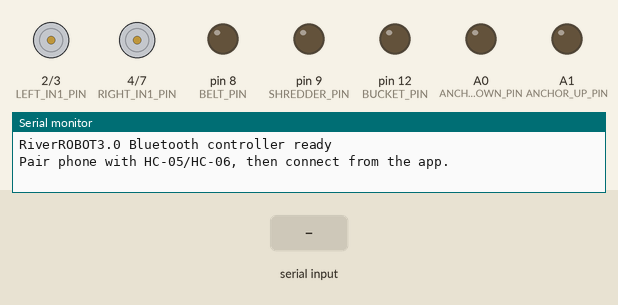
A sketch run on a simulated Arduino Mega 2560, built with avr-gcc and run on an emulated ATmega2560. Shown: motor-driver pin pairs drawn as motors (green arrow = first pin HIGH = forward, orange = second pin HIGH = backward, longer = more drive, scaled by the enable pin), output pins drawn as LEDs (lit = HIGH), the last lines printed to the serial monitor. The test bench sets the inputs (shaded band).

Above: at 1.2 s.
1.3 s: "F" received over Serial
At 2.1 s:
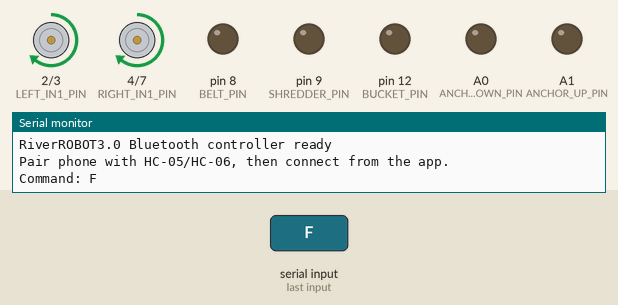
3.8 s: byte 65 ('A') received over Serial
At 4.1 s:
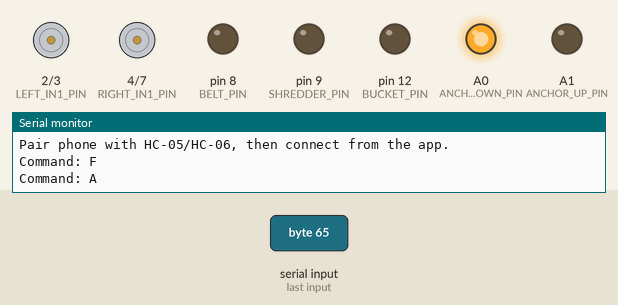
6.0 s: byte 85 ('U') received over Serial
At 6.5 s:
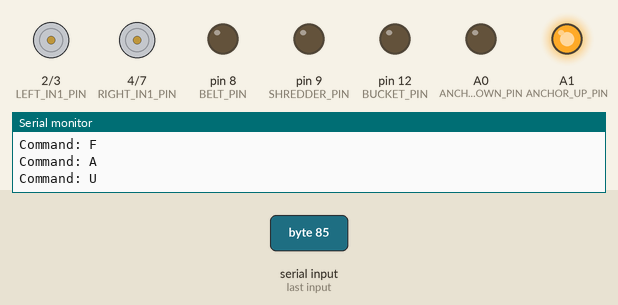
8.2 s: "B" received over the second serial link
At 8.7 s:
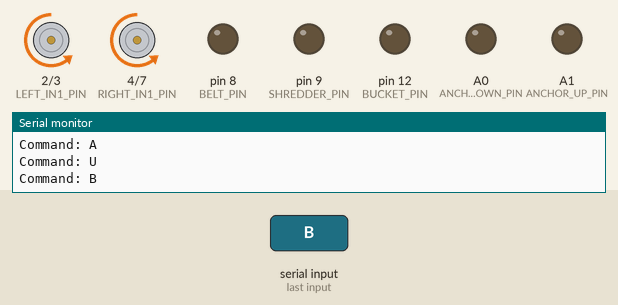
10.7 s: "L" received over Serial
At 11.5 s:
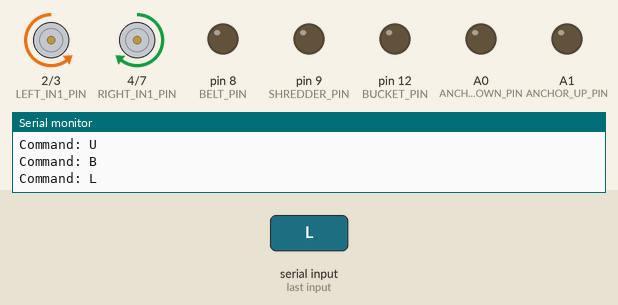
13.2 s: "R" received over the second serial link
At 13.7 s:
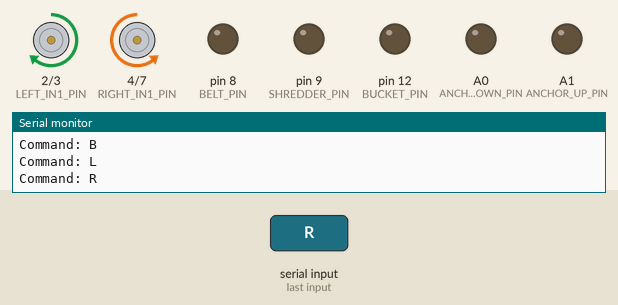
Timing chart, 0 to 16.2 s (numbered marks = the images above; inputs shaded):
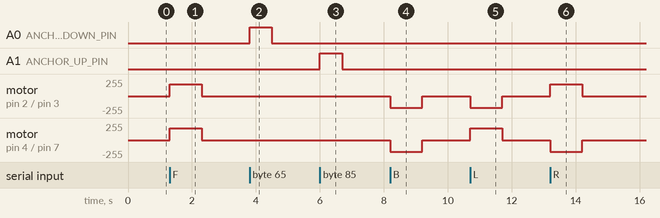

Measured:
- after the input at 1.3 s, motor on pin 2 (LEFT_IN1_PIN) / pin 3 (LEFT_IN2_PIN), motor on pin 4 (RIGHT_IN1_PIN) / pin 7 (RIGHT_IN2_PIN): stopped → forward 178/255 at once, → stopped 1.0 s later
- after the input at 3.8 s, A0 (ANCHOR_DOWN_PIN): LOW → HIGH at once, → LOW 0.70 s later
- after the input at 6.0 s, A1 (ANCHOR_UP_PIN): LOW → HIGH at once, → LOW 0.70 s later
- after the input at 8.2 s, motor on pin 2 (LEFT_IN1_PIN) / pin 3 (LEFT_IN2_PIN), motor on pin 4 (RIGHT_IN1_PIN) / pin 7 (RIGHT_IN2_PIN): stopped → backward 178/255 at once, → stopped 1.0 s later
- after the input at 10.7 s, motor on pin 2 (LEFT_IN1_PIN) / pin 3 (LEFT_IN2_PIN): stopped → backward 178/255 at once, → stopped 1.0 s later; motor on pin 4 (RIGHT_IN1_PIN) / pin 7 (RIGHT_IN2_PIN): stopped → forward 178/255 at once, → stopped 1.0 s later
- after the input at 13.2 s, motor on pin 2 (LEFT_IN1_PIN) / pin 3 (LEFT_IN2_PIN): stopped → forward 178/255 at once, → stopped 1.0 s later; motor on pin 4 (RIGHT_IN1_PIN) / pin 7 (RIGHT_IN2_PIN): stopped → backward 178/255 at once, → stopped 1.0 s later

The sketch:

sketch_may8b.ino
```cpp
/*
  RiverROBOT3.0 Arduino Mega Bluetooth controller

  Commands from the Android app:
    F = forward
    B = backward
    L = turn left
    R = turn right
    S = stop motors
    C = belt ON      c = belt OFF
    H = shredder ON  h = shredder OFF
    K = bucket ON    k = bucket OFF
    A = anchor down
    U = anchor up
    V + byte 0..100 = speed percent

  Bluetooth wiring for Arduino Mega Serial1:
    Bluetooth TXD -> Mega RX1 pin 19
    Bluetooth RXD -> Mega TX1 pin 18 through a voltage divider
    Bluetooth VCC -> correct module power input, usually 5V on HC-05 breakout
    Bluetooth GND -> Mega GND

  Important:
    TX goes to RX, RX goes to TX.
    Arduino pins do not power motors directly. Use motor drivers, relays, or MOSFETs.
*/

const unsigned long COMMAND_TIMEOUT_MS = 1000;
const unsigned long ANCHOR_PULSE_MS = 700;
const unsigned long BLUETOOTH_BAUD = 9600;

// L298N / similar motor driver pins. Change these if your wiring is different.
const byte LEFT_EN_PIN = 5;    // PWM speed pin
const byte LEFT_IN1_PIN = 2;
const byte LEFT_IN2_PIN = 3;
const byte RIGHT_EN_PIN = 6;   // PWM speed pin
const byte RIGHT_IN1_PIN = 4;
const byte RIGHT_IN2_PIN = 7;

// Mechanism outputs. These should drive relays, MOSFETs, or motor-driver inputs.
const byte BELT_PIN = 8;
const byte SHREDDER_PIN = 9;
const byte BUCKET_PIN = 12;
const byte ANCHOR_DOWN_PIN = A0;
const byte ANCHOR_UP_PIN = A1;

byte speedPercent = 70;
unsigned long lastMoveCommandAt = 0;
unsigned long anchorStopAt = 0;

void setup() {
  pinMode(LEFT_EN_PIN, OUTPUT);
  pinMode(LEFT_IN1_PIN, OUTPUT);
  pinMode(LEFT_IN2_PIN, OUTPUT);
  pinMode(RIGHT_EN_PIN, OUTPUT);
  pinMode(RIGHT_IN1_PIN, OUTPUT);
  pinMode(RIGHT_IN2_PIN, OUTPUT);

  pinMode(BELT_PIN, OUTPUT);
  pinMode(SHREDDER_PIN, OUTPUT);
  pinMode(BUCKET_PIN, OUTPUT);
  pinMode(ANCHOR_DOWN_PIN, OUTPUT);
  pinMode(ANCHOR_UP_PIN, OUTPUT);

  stopMotors();
  setMechanismsOff();
  stopAnchor();

  Serial.begin(9600);          // USB Serial Monitor for testing/debugging
  Serial1.begin(BLUETOOTH_BAUD); // Bluetooth module on Mega pins 18/19

  Serial.println("RiverROBOT3.0 Bluetooth controller ready");
  Serial.println("Pair phone with HC-05/HC-06, then connect from the app.");
}

void loop() {
  readBluetoothCommands();
  readUsbSerialCommands();
  stopMotorsIfCommandLost();
  stopAnchorAfterPulse();
}

void readBluetoothCommands() {
  while (Serial1.available() > 0) {
    char command = Serial1.read();
    handleCommand(command);
  }
}

void readUsbSerialCommands() {
  while (Serial.available() > 0) {
    char command = Serial.read();
    handleCommand(command);
  }
}

void handleCommand(char command) {
  Serial.print("Command: ");
  Serial.println(command);

  switch (command) {
    case 'F':
      moveForward();
      break;
    case 'B':
      moveBackward();
      break;
    case 'L':
      turnLeft();
      break;
    case 'R':
      turnRight();
      break;
    case 'S':
      stopMotors();
      break;
    case 'C':
      digitalWrite(BELT_PIN, HIGH);
      break;
    case 'c':
      digitalWrite(BELT_PIN, LOW);
      break;
    case 'H':
      digitalWrite(SHREDDER_PIN, HIGH);
      break;
    case 'h':
      digitalWrite(SHREDDER_PIN, LOW);
      break;
    case 'K':
      digitalWrite(BUCKET_PIN, HIGH);
      break;
    case 'k':
      digitalWrite(BUCKET_PIN, LOW);
      break;
    case 'A':
      anchorDown();
      break;
    case 'U':
      anchorUp();
      break;
    case 'V':
      readSpeedValue();
      break;
    default:
      break;
  }
}

void readSpeedValue() {
  unsigned long startedAt = millis();

  while (Serial1.available() == 0 && Serial.available() == 0) {
    if (millis() - startedAt > 100) {
      return;
    }
  }

  int value = Serial1.available() > 0 ? Serial1.read() : Serial.read();
  setSpeed(value);
}

void setSpeed(int value) {
  speedPercent = constrain(value, 0, 100);

  Serial.print("Speed: ");
  Serial.print(speedPercent);
  Serial.println("%");
}

void moveForward() {
  setLeftMotor(true, motorPwm());
  setRightMotor(true, motorPwm());
  lastMoveCommandAt = millis();
}

void moveBackward() {
  setLeftMotor(false, motorPwm());
  setRightMotor(false, motorPwm());
  lastMoveCommandAt = millis();
}

void turnLeft() {
  setLeftMotor(false, motorPwm());
  setRightMotor(true, motorPwm());
  lastMoveCommandAt = millis();
}

void turnRight() {
  setLeftMotor(true, motorPwm());
  setRightMotor(false, motorPwm());
  lastMoveCommandAt = millis();
}

void stopMotors() {
  analogWrite(LEFT_EN_PIN, 0);
  analogWrite(RIGHT_EN_PIN, 0);
  digitalWrite(LEFT_IN1_PIN, LOW);
  digitalWrite(LEFT_IN2_PIN, LOW);
  digitalWrite(RIGHT_IN1_PIN, LOW);
  digitalWrite(RIGHT_IN2_PIN, LOW);
}

void setLeftMotor(bool forward, byte pwm) {
  digitalWrite(LEFT_IN1_PIN, forward ? HIGH : LOW);
  digitalWrite(LEFT_IN2_PIN, forward ? LOW : HIGH);
  analogWrite(LEFT_EN_PIN, pwm);
}

void setRightMotor(bool forward, byte pwm) {
  digitalWrite(RIGHT_IN1_PIN, forward ? HIGH : LOW);
  digitalWrite(RIGHT_IN2_PIN, forward ? LOW : HIGH);
  analogWrite(RIGHT_EN_PIN, pwm);
}

byte motorPwm() {
  return map(speedPercent, 0, 100, 0, 255);
}

void stopMotorsIfCommandLost() {
  if (lastMoveCommandAt == 0) {
    return;
  }

  if (millis() - lastMoveCommandAt > COMMAND_TIMEOUT_MS) {
    stopMotors();
    lastMoveCommandAt = 0;
  }
}

void anchorDown() {
  digitalWrite(ANCHOR_UP_PIN, LOW);
  digitalWrite(ANCHOR_DOWN_PIN, HIGH);
  anchorStopAt = millis() + ANCHOR_PULSE_MS;
}

void anchorUp() {
  digitalWrite(ANCHOR_DOWN_PIN, LOW);
  digitalWrite(ANCHOR_UP_PIN, HIGH);
  anchorStopAt = millis() + ANCHOR_PULSE_MS;
}

void stopAnchor() {
  digitalWrite(ANCHOR_DOWN_PIN, LOW);
  digitalWrite(ANCHOR_UP_PIN, LOW);
  anchorStopAt = 0;
}

void stopAnchorAfterPulse() {
  if (anchorStopAt != 0 && millis() >= anchorStopAt) {
    stopAnchor();
  }
}

void setMechanismsOff() {
  digitalWrite(BELT_PIN, LOW);
  digitalWrite(SHREDDER_PIN, LOW);
  digitalWrite(BUCKET_PIN, LOW);
}
```
